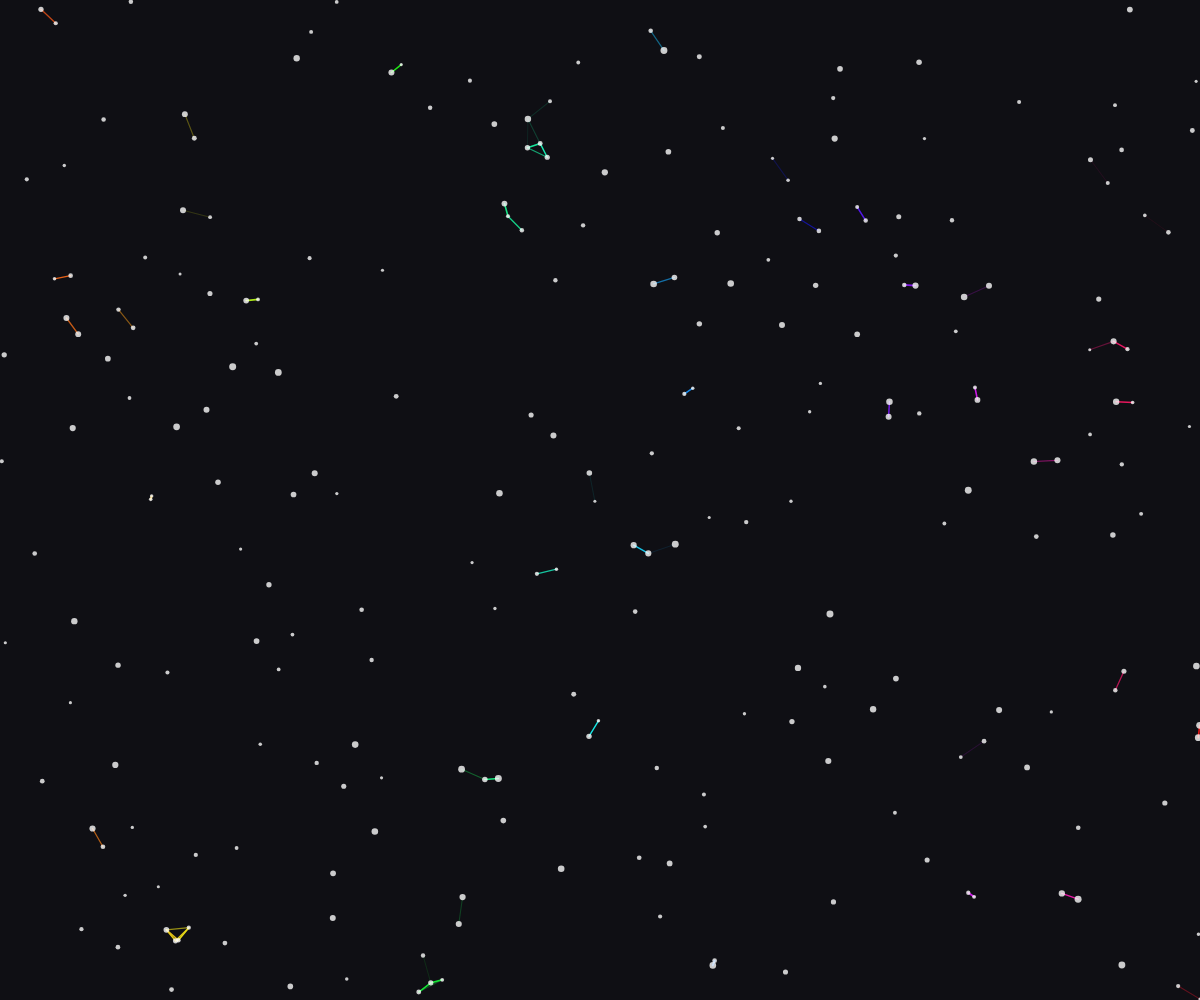
Frame 1 (no input)
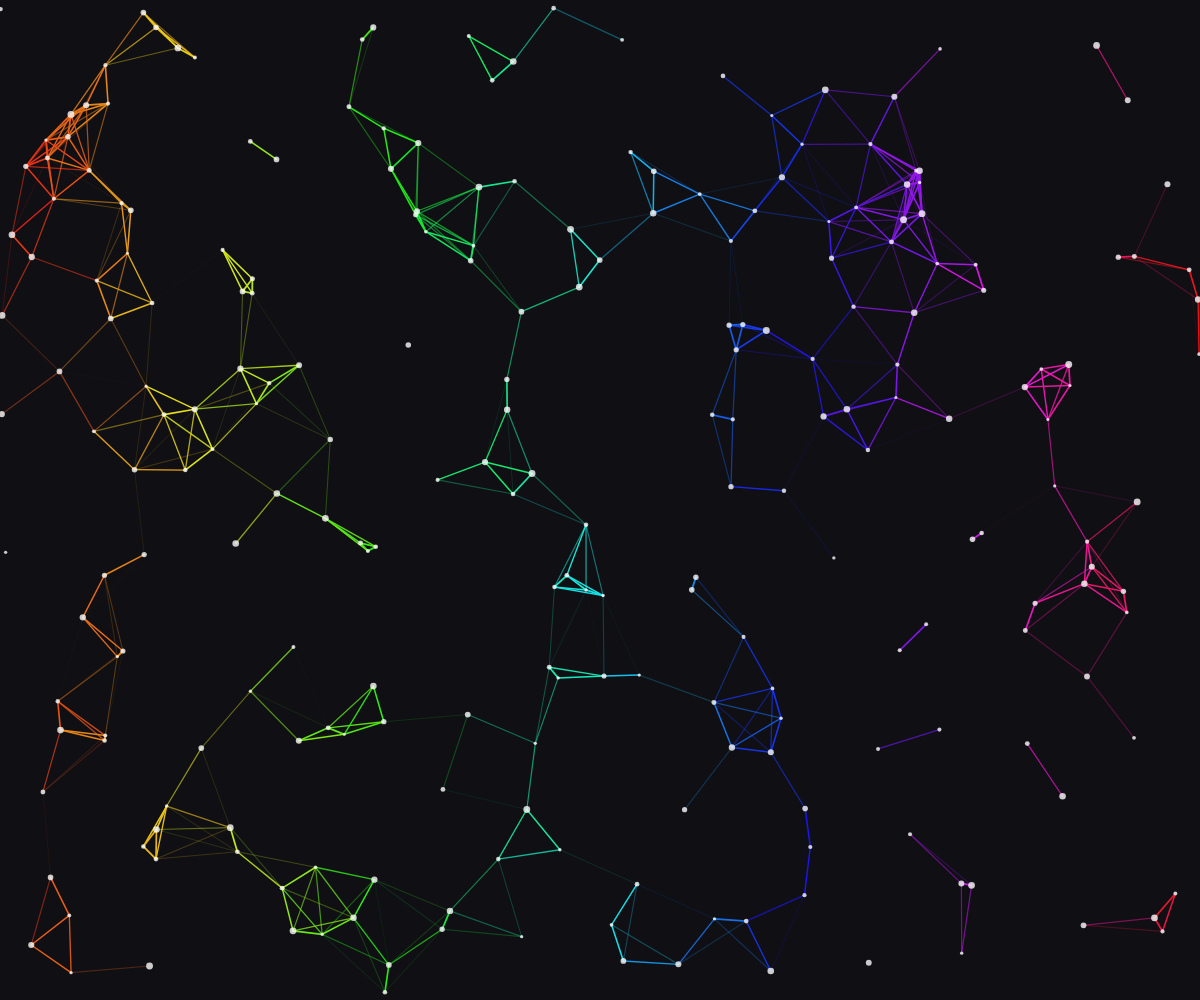
Frame 60 (no input)
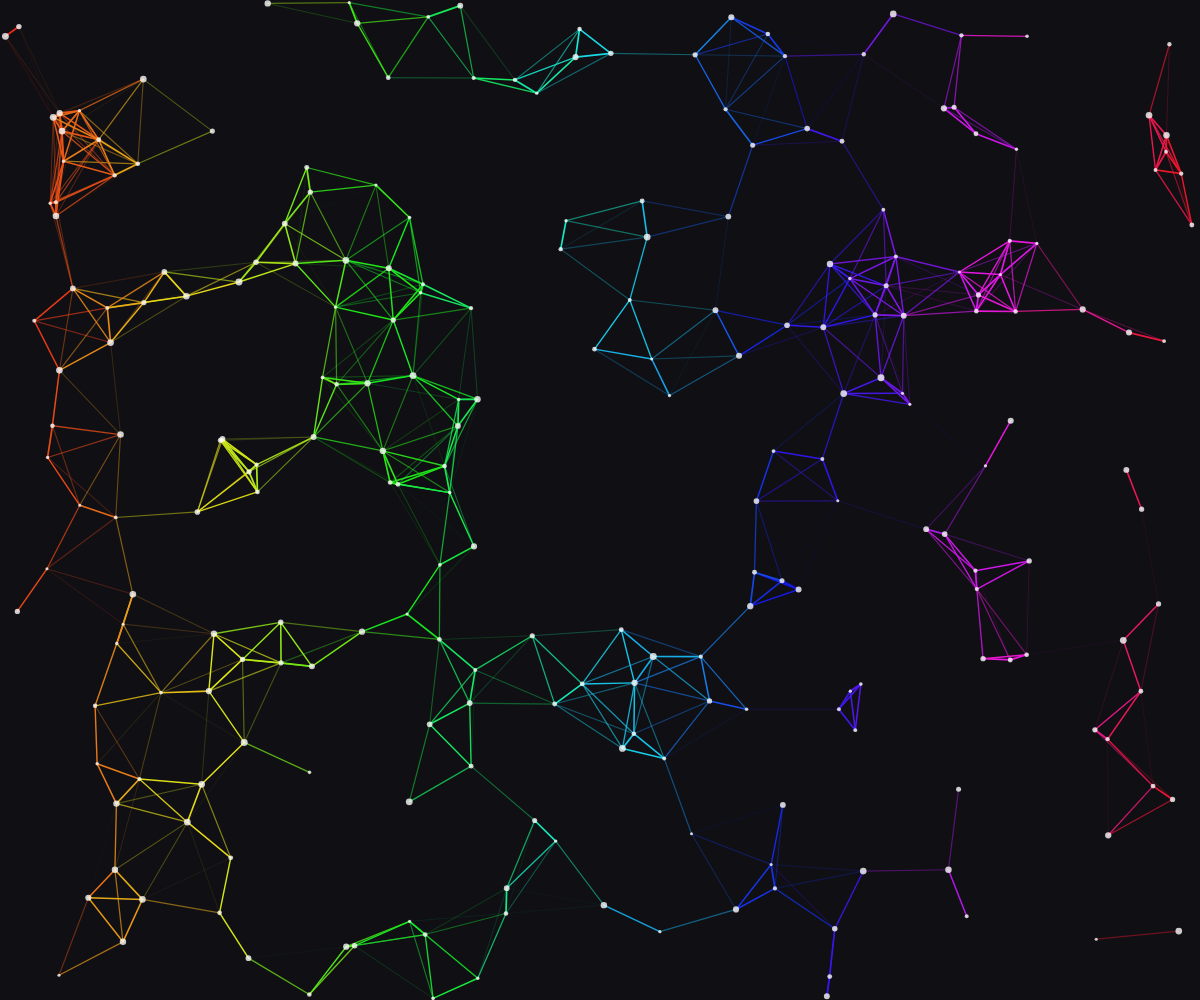
Frame 120 (the mouse pressed at the canvas centre since frame 60)

The p5.js sketch that drew these frames (run headless with seeded random() and noise() and a simulated clock; from frame 60 on, the mouse is pressed at the canvas centre):

// p5.js sketch
// ── sketch.js
var maxParticles, particleBreakDistance, repelDist;
var particles = [];

function setup() {
  canvas = createCanvas(windowWidth, windowHeight);

  console.log('Canvas Size :' + width + 'x' + height);
  frameRate(60);
  strokeWeight(2);
  stroke(255);

  maxParticles = 240;
  repelDist = max(width, height) / 8;
  particleBreakDistance = max(width, height) / 40;
  while (particles.length < maxParticles) {
    obj = [
      createVector(random(width), random(height)),
      createVector(random(4) - 2, random(4) - 2)
    ];
    particles.push(obj);
  }
}

function drawParticles() {
  colorMode(HSB, 100);
  for (var i = 0; i < particles.length; i++) {
    var posi = particles[i][0];
    for (var j = i + 1; j < particles.length; j++) {
      var posj = particles[j][0];
      var dist = posi.dist(posj);
      if (dist <= particleBreakDistance) {
        strokeWeight(2 - dist / particleBreakDistance);
        stroke(
          100 * (posi.x / width),
          90,
          90,
          255 - (255 * dist) / particleBreakDistance
        );
        line(posi.x, posi.y, posj.x, posj.y);
      }
    }
  }

  colorMode(RGB, 255);
  fill(255, 255, 255, 200);
  noStroke();

  var mousePos = createVector(mouseX, mouseY);

  for (var i = 0; i < particles.length; i++) {
    var pos = particles[i][0];
    var speed = particles[i][1];
    var randSize = 3 + random(4);
    ellipse(pos.x, pos.y, randSize, randSize);
    pos.add(speed);

    var distToMouse = mousePos.dist(pos);

    if (distToMouse < repelDist) {
      var repel = createVector(pos.x - mousePos.x, pos.y - mousePos.y);
      var distFrac = (repelDist - distToMouse) / repelDist;
      repel.setMag(50 * distFrac * distFrac);
      pos.add(repel);
    }

    if (pos.x > width) {
      pos.x -= width;
      pos.y += random(height / 10) - height / 20;
    } else if (pos.x < 0) {
      pos.x += width;
      pos.y += random(height / 10) - height / 20;
    }

    if (pos.y > height) {
      pos.y -= height;
      pos.x += random(width / 10) - width / 20;
    } else if (pos.y < 0) {
      pos.y += height;
      pos.x += random(width / 10) - width / 20;
    }
  }
}

function draw() {
  background(15, 15, 20);

  drawParticles();
  particleBreakDistance = min(particleBreakDistance + 1, width / 12);
}
